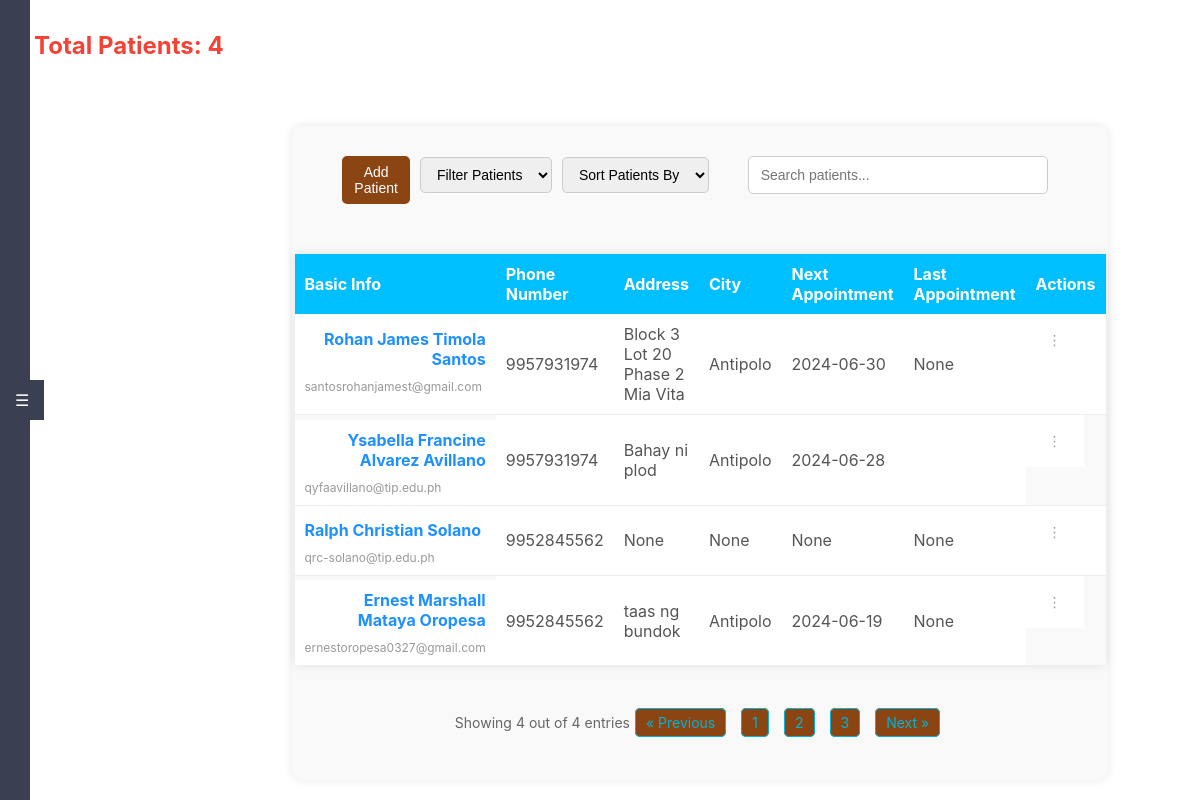
Before: /patients (signed in) with the older database file.
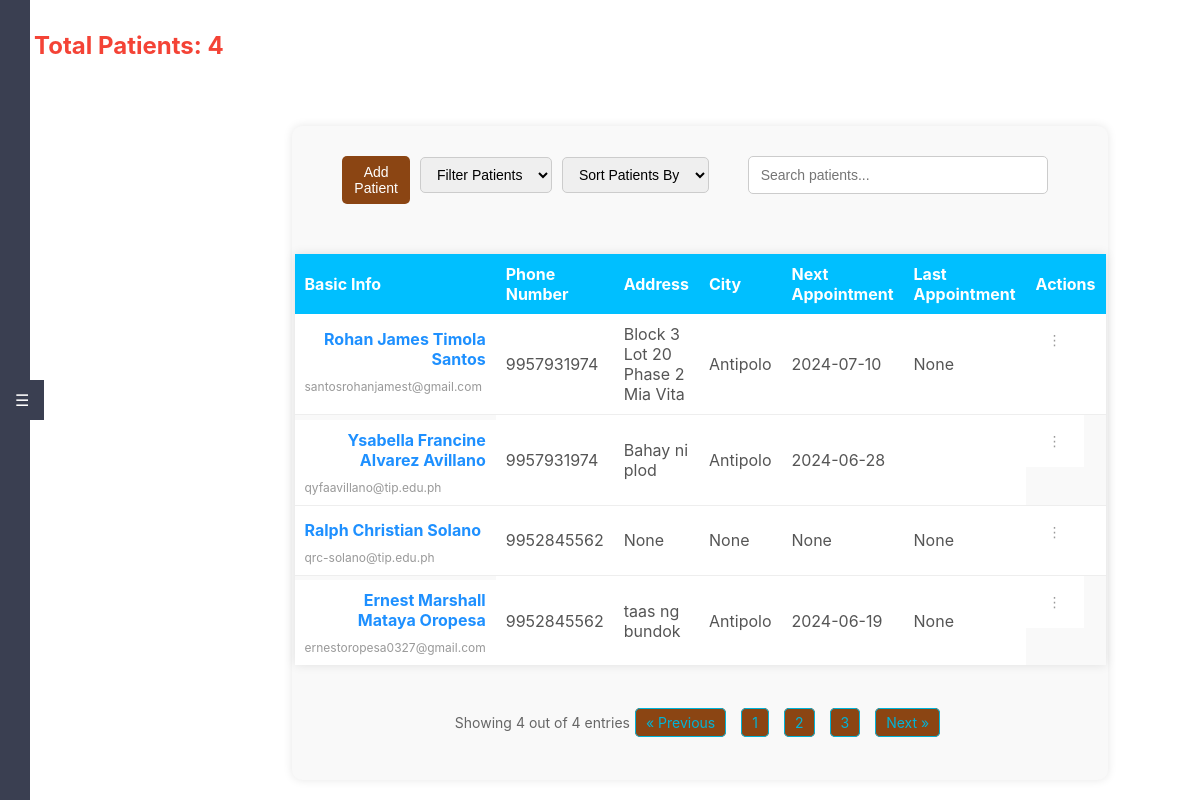
After: the same page with the newer database file.
### tables this page shows
CREATE TABLE "patients" (
	"patient_id"	INTEGER,
	"econtact_id"	INTEGER,
	"estatus_id"	INTEGER,
	"patient_number"	TEXT,
	"first_name"	TEXT NOT NULL,
	"middle_name"	TEXT,
	"last_name"	TEXT NOT NULL,
	"dob"	NUMERIC NOT NULL,
	"phone"	INTEGER,
	"email"	TEXT UNIQUE,
	"address"	TEXT,
	"city"	TEXT,
	"next_appointment"	DATE,
	"last_appointment"	DATE,
	"register_date"	DATE,
	"medical_conditions"	TEXT,
	"current_medication"	TEXT,
	"gender"	TEXT,
	"marital_status"	TEXT,
	PRIMARY KEY("patient_id" AUTOINCREMENT),
	FOREIGN KEY("estatus_id") REFERENCES "employmentStatus"("estatus_id"),
	FOREIGN KEY("econtact_id") REFERENCES "emergency_contacts"("econtact_id")
);

### app.py (the view)
@app.route('/patients')
@role_required([1, 2])  # Both admin and user can access
def patients():
    conn = get_db_connection()
    patients = conn.execute('''
        SELECT p.patient_id, p.first_name || ' ' || p.middle_name || ' ' || p.last_name AS name, p.phone AS phone_number, p.address, p.city, p.next_appointment, p.last_appointment, p.register_date, p.email, p.dob AS date_of_birth
        FROM patients p
    ''').fetchall()
    total_patients = conn.execute('SELECT COUNT(*) as count FROM patients').fetchone()['count']
    conn.close()
    return render_template('patients.html', patients=patients, total_patients=total_patients)

### app.py (called while the page is built)
def role_required(roles):
    def decorator(f):
        @wraps(f)
        def decorated_function(*args, **kwargs):
            if 'role_id' not in session:
                flash('You need to be logged in to access this page.')
                return redirect(url_for('login'))
            user_role_id = session['role_id']
            if user_role_id not in roles:
                flash('You do not have permission to access this page.')
                return redirect(url_for('dashboard'))
            return f(*args, **kwargs)
        return decorated_function
    return decorator

def get_db_connection():
    conn = sqlite3.connect(app.config['DATABASE'], timeout=30)
    conn.execute('PRAGMA journal_mode=WAL')
    conn.row_factory = sqlite3.Row
    return conn

### templates/patients.html (shortened to what this page needs)
<!DOCTYPE html>
<html lang="en">
<head>
    <link rel="stylesheet" href="{{ url_for('static', filename='styles.css') }}">
</head>
<body class="patients-page">
    <div class="sidebar-tab" id="sidebarTab">☰</div>
    <div id="sidebar" class="sidebar">
        <ul>
            <li><a href="{{ url_for('dashboard') }}">Dashboard</a></li>
            <li><a href="#">Profile</a></li>
            <li><a href="{{ url_for('users') }}">Users</a></li>
            <li><a href="#">Treatment</a></li>
            <li><a href="#">Maintenance</a></li>
            <li><a href="{{ url_for('inventory') }}">Inventory</a></li>
            <li><a href="{{ url_for('reports') }}">Reports</a></li>
            <li><a href="#">Payments</a></li>
            <br>
            <br>
            <br>
            <br>
            <br>
            <br>
            <li><a href="#">Help</a></li>
        </ul>
    </div>
    <header>
        <div class="header-left">
            <h1>‎ ‎ ‎ ‎ ‎ ‎ ‎Total Patients: {{ total_patients }}</h1>
        </div>
    </header>
    <div class="main-content">
        <div class="container">
            <div class="filter-container">
                <div class="controls">
                    <button class="add-user-btn" onclick="openModal('addPatientModal')">Add Patient</button>
                    <select id="filterPatients" onchange="filterPatients()">
                        <option value="">Filter Patients</option>
                    </select>
                    <select id="sortPatients" onchange="sortPatients()">
                        <option value="">Sort Patients By</option>
                    </select>
                </div>
                <div class="search-form">
                    <input type="text" id="searchInput" onkeyup="searchPatients()" placeholder="Search patients...">
                </div>
            </div>
            <table class="user-table">
                <thead>
                    <tr>
                        <th>Basic Info</th>
                        <th>Phone Number</th>
                        <th>Address</th>
                        <th>City</th>
                        <th>Next Appointment</th>
                        <th>Last Appointment</th>
                        <th>Actions</th>
                    </tr>
                </thead>
                <tbody>
                    {% for patient in patients %}
                    <tr>
                        <td class="user-info">
                            <a href="{{ url_for('overview', patient_id=patient.patient_id) }}" class="name">{{ patient.name }}</a>
                            <span class="email">{{ patient.email }}</span>
                        </td>
                        <td>{{ patient.phone_number }}</td>
                        <td>{{ patient.address }}</td>
                        <td>{{ patient.city }}</td>
                        <td>{{ patient.next_appointment }}</td>
                        <td>{{ patient.last_appointment }}</td>
                        <td class="dropdown">
                            <button class="ellipsis-btn">⋮</button>
                        </td>
                    </tr>
                    {% endfor %}
                </tbody>
            </table>
            <div class="pagination">
                <div class="entries">
                    Showing {{ patients|length }} out of {{ total_patients }} entries
                </div>
                <ul class="page-numbers">
                    <li><a href="#">&laquo; Previous</a></li>
                    <li><a href="#">1</a></li>
                    <li><a href="#">2</a></li>
                    <li><a href="#">3</a></li>
                    <li><a href="#">Next &raquo;</a></li>
                </ul>
            </div>
        </div>
    </div>
</body>
</html>

Changed rows visible on the page:
changed patients "Block 3 Lot 20 Phase 2 Mia Vita": next_appointment "2024-06-30" → "2024-07-10"
